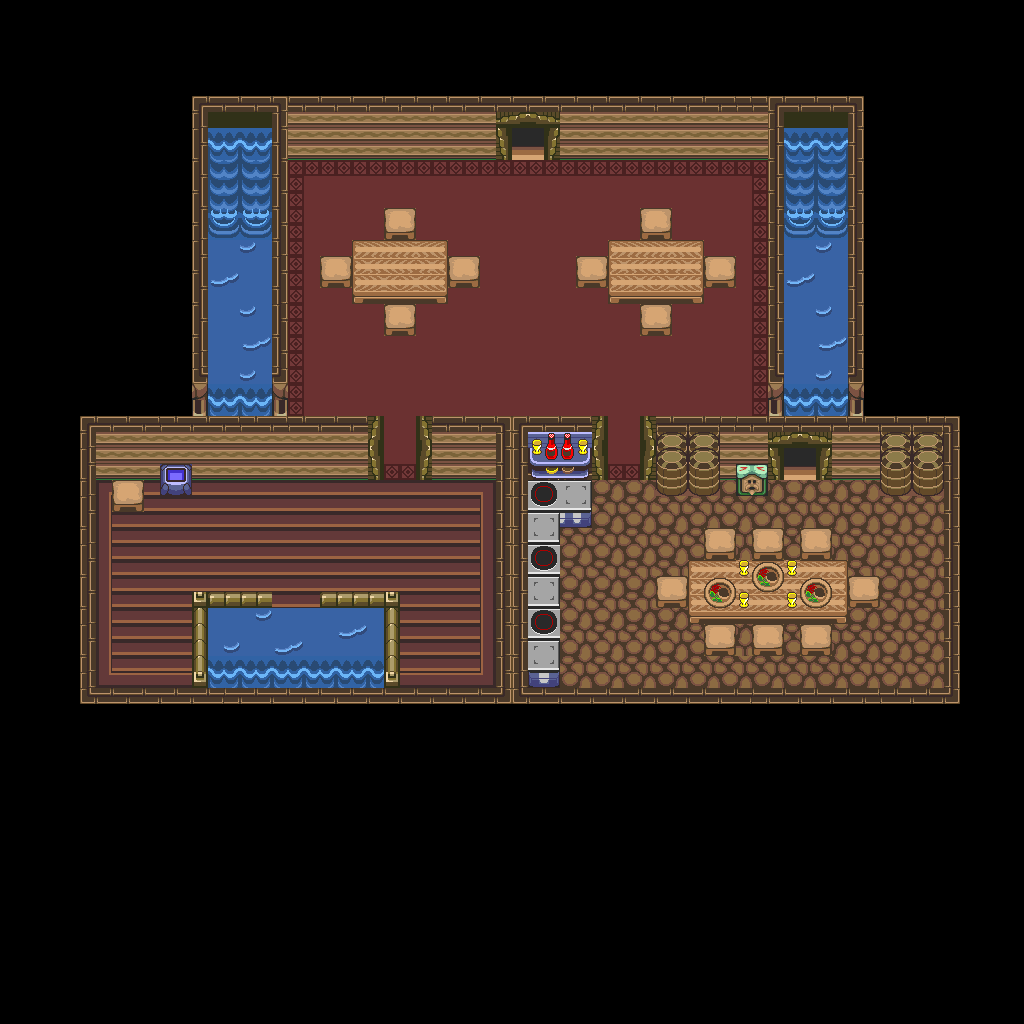

A level layout from a 2D game, rendered from its tile map. Below: a short description, then the map file with tile-grid data replaced by summaries:
An orthogonal 64x64 tile map with 16x16 px tiles, 1 tile layer (base), 2 hidden layers not drawn and 42 objects.

<map version="1.10" tiledversion="1.12.1" orientation="orthogonal" renderorder="right-down" width="64" height="64" tilewidth="16" tileheight="16" infinite="0" nextlayerid="4" nextobjectid="43">
 <tileset firstgid="1" source="../classiciphone_pics4.tsx" />
 <layer id="1" name="base" width="64" height="64">
  <data>[4096 cells, 4096 non-empty, 127 distinct tile ids]</data>
 </layer>
 <layer id="2" name="collision" width="64" height="64" visible="0">
  <properties><property name="collision" value="true" /></properties>
  <data>[4096 cells, 3024 non-empty, 1 distinct tile ids]</data>
 </layer>
 <layer id="3" name="water" width="64" height="64" visible="0">
  <properties><property name="terrain" value="water" /></properties>
  <data>[4096 cells, 105 non-empty, 1 distinct tile ids]</data>
 </layer>
 <objectgroup id="4" name="npcs">
  <object id="1" x="784.0" y="144.0" width="16" height="16">
   <properties>
    <property name="gani" value="waterani.mng" />
    <property name="script" type="string">-- Auto-converted from GraalScript
-- [CLIENT-SIDE — server no-op]</property>
   </properties>
  </object>
  <object id="2" x="864.0" y="368.0" width="16" height="16">
   <properties>
    <property name="script" type="string">-- Auto-converted from GraalScript
-- join("level_nopk");</property>
   </properties>
  </object>
  <object id="3" x="208.0" y="144.0" width="16" height="16">
   <properties>
    <property name="gani" value="waterani.mng" />
    <property name="script" type="string">-- Auto-converted from GraalScript
-- [CLIENT-SIDE — server no-op]</property>
   </properties>
  </object>
  <object id="4" x="384.0" y="240.0" width="16" height="16">
   <properties>
    <property name="gani" value="pottedplant.png" />
    <property name="script" type="string">-- Auto-converted from GraalScript
-- [CLIENT-SIDE — server no-op]
-- function onCreated(){
-- y+=0.5;}</property>
   </properties>
  </object>
  <object id="5" x="112.0" y="464.0" width="16" height="16">
   <properties>
    <property name="gani" value="tolit.png" />
    <property name="script" type="string">-- Auto-converted from GraalScript
-- [CLIENT-SIDE — server no-op]
-- function onCreated(){
-- dontblock();
-- drawunderplayer();}</property>
   </properties>
  </object>
  <object id="6" x="288.0" y="48.0" width="16" height="16">
   <properties>
    <property name="script" type="string">-- Auto-converted from GraalScript
-- [CLIENT-SIDE — server no-op]
-- function onPlayerenters() {
-- seteffect(0,0,0,0.4);
-- }</property>
   </properties>
  </object>
  <object id="7" x="784.0" y="448.0" width="16" height="16">
   <properties>
    <property name="gani" value="door-keyhole.png" />
    <property name="script" type="string">-- Auto-converted from GraalScript
-- function onCreated(){
-- setimg("door-keyhole.png");
-- setshape(1,32,32);}
-- function onPlayertouchsme()
-- { hide();
-- sleep(.7);
-- show();}</property>
   </properties>
  </object>
  <object id="8" x="368.0" y="672.0" width="16" height="16">
   <properties>
    <property name="gani" value="waterani.mng" />
    <property name="script" type="string">-- Auto-converted from GraalScript
-- // NPC made by Rufus (US)
-- if (created) {  setimgpart waterani.mng,0,0,16,16;
end
-- if (playertouchsme) {
end</property>
   </properties>
  </object>
  <object id="9" x="240.0" y="400.0" width="16" height="16">
   <properties>
    <property name="gani" value="waterani.mng" />
    <property name="script" type="string">-- Auto-converted from GraalScript
-- [CLIENT-SIDE — server no-op]
-- function onCreated(){
-- setimgpart("waterani.mng",0,0,32,16);
-- }</property>
   </properties>
  </object>
  <object id="10" x="816.0" y="400.0" width="16" height="16">
   <properties>
    <property name="gani" value="waterani.mng" />
    <property name="script" type="string">-- Auto-converted from GraalScript
-- [CLIENT-SIDE — server no-op]
-- function onCreated(){
-- setimgpart("waterani.mng",0,0,32,16);
-- }</property>
   </properties>
  </object>
  <object id="11" x="784.0" y="400.0" width="16" height="16">
   <properties>
    <property name="gani" value="waterani.mng" />
    <property name="script" type="string">-- Auto-converted from GraalScript
-- [CLIENT-SIDE — server no-op]
-- function onCreated(){
-- setimgpart("waterani.mng",0,0,32,16);
-- }</property>
   </properties>
  </object>
  <object id="12" x="208.0" y="400.0" width="16" height="16">
   <properties>
    <property name="gani" value="waterani.mng" />
    <property name="script" type="string">-- Auto-converted from GraalScript
-- [CLIENT-SIDE — server no-op]
-- function onCreated(){
-- setimgpart("waterani.mng",0,0,32,16);
-- }</property>
   </properties>
  </object>
  <object id="13" x="208.0" y="672.0" width="16" height="16">
   <properties>
    <property name="gani" value="waterani.mng" />
    <property name="script" type="string">-- Auto-converted from GraalScript
-- // NPC made by Rufus (US)
-- if (created) {  setimgpart waterani.mng,0,0,32,16;
end
-- if (playertouchsme) {
end</property>
   </properties>
  </object>
  <object id="14" x="240.0" y="672.0" width="16" height="16">
   <properties>
    <property name="gani" value="waterani.mng" />
    <property name="script" type="string">-- Auto-converted from GraalScript
-- // NPC made by Rufus (US)
-- if (created) {  setimgpart waterani.mng,0,0,32,16;
end
-- if (playertouchsme) {
end</property>
   </properties>
  </object>
  <object id="15" x="272.0" y="672.0" width="16" height="16">
   <properties>
    <property name="gani" value="waterani.mng" />
    <property name="script" type="string">-- Auto-converted from GraalScript
-- // NPC made by Rufus (US)
-- if (created) {  setimgpart waterani.mng,0,0,32,16;
end
-- if (playertouchsme) {
end</property>
   </properties>
  </object>
  <object id="16" x="304.0" y="672.0" width="16" height="16">
   <properties>
    <property name="gani" value="waterani.mng" />
    <property name="script" type="string">-- Auto-converted from GraalScript
-- // NPC made by Rufus (US)
-- if (created) {  setimgpart waterani.mng,0,0,32,16;
end
-- if (playertouchsme) {
end</property>
   </properties>
  </object>
  <object id="17" x="336.0" y="672.0" width="16" height="16">
   <properties>
    <property name="gani" value="waterani.mng" />
    <property name="script" type="string">-- Auto-converted from GraalScript
-- // NPC made by Rufus (US)
-- if (created) {  setimgpart waterani.mng,0,0,32,16;
end
-- if (playertouchsme) {
end</property>
   </properties>
  </object>
  <object id="18" x="496.0" y="560.0" width="16" height="16">
   <properties>
    <property name="gani" value="smokeani.mng" />
    <property name="script" type="string">-- Auto-converted from GraalScript
-- [CLIENT-SIDE — server no-op]
-- function onCreated() {
-- drawaslight();
-- dontblock();
-- setcoloreffect(1,1,1,0.2);
-- }</property>
   </properties>
  </object>
  <object id="19" x="192.0" y="592.0" width="16" height="16">
   <properties>
    <property name="gani" value="smokeani.mng" />
    <property name="script" type="string">-- Auto-converted from GraalScript
-- [CLIENT-SIDE — server no-op]
-- function onCreated() {
-- drawaslight();
-- dontblock();
-- setcoloreffect(1,1,1,0.2);
-- }</property>
   </properties>
  </object>
  <object id="20" x="496.0" y="432.0" width="16" height="16">
   <properties>
    <property name="gani" value="smokeani.mng" />
    <property name="script" type="string">-- Auto-converted from GraalScript
-- [CLIENT-SIDE — server no-op]
-- function onCreated() {
-- drawaslight();
-- dontblock();
-- setcoloreffect(1,1,1,0.2);
-- }</property>
   </properties>
  </object>
  </objectgroup>
</map>
<!-- 22 of 42 objects omitted -->
